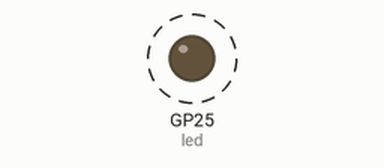
Bench run of a program on a simulated Raspberry Pi Pico running MicroPython. Shown: output pins drawn as LEDs (lit = HIGH). Dashed ring = blinking. What the program prints to the serial console is not drawn.

Above: at 0.12 s.
Timing chart, 0 to 3.0 s (numbered marks = the images above):
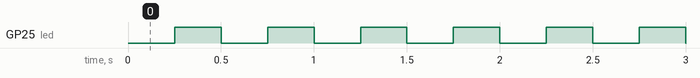

Measured:
- by itself, GP25 (led): alternates HIGH for 0.25 s and LOW for 0.25 s
- by itself, everything shown: repeats every 1.0 s, in 4 steps

The program:

03-timer-blink.py
```python
# Chapter 2, Test 03: Blink with a Timer
# A hardware timer toggles the onboard LED every 250 ms while the main program
# keeps running its own loop. Needs only the Pico.
#
# PASS: the LED blinks twice a second AND the shell keeps printing a count
# once per second. If the count stopped while the LED blinked, or the other
# way round, something is blocking the main loop.

NAME = "03-timer-blink.py"
VERSION = "1.0"
print("{} v{}".format(NAME, VERSION))

import time
from machine import Pin, Timer

led = Pin("LED", Pin.OUT)


def blink(timer):
    led.toggle()


tick = Timer(period=250, mode=Timer.PERIODIC, callback=blink)
print("Timer running. The main loop prints a count each second. Ctrl-C to stop.")

try:
    seconds = 0
    while True:
        time.sleep(1)
        seconds += 1
        print("main loop:", seconds, "s")
finally:
    tick.deinit()
    led.value(0)
    print("Timer stopped.")

# Try This
#   1. Change period=250 to 50. Can you still see it blink?
#   2. Use mode=Timer.ONE_SHOT. How many times does the LED change now?
```
